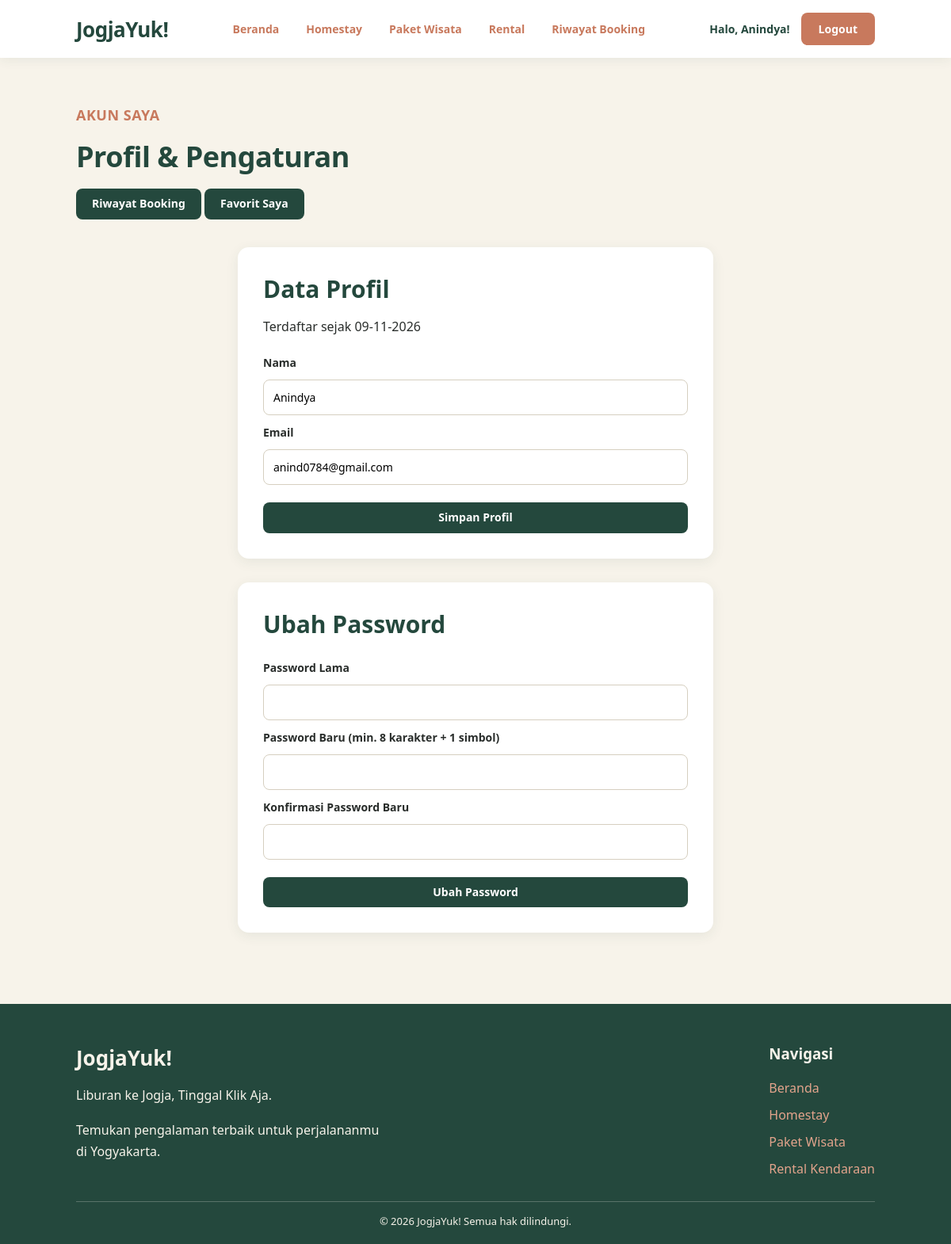
Page /pages/profil.php (signed in) on the committed database.
### tables this page shows
CREATE TABLE `users` (
  `id` int(11) NOT NULL AUTO_INCREMENT,
  `nama` varchar(100) NOT NULL,
  `email` varchar(100) NOT NULL,
  `password` varchar(255) NOT NULL,
  `role` enum('user','admin') DEFAULT 'user',
  `created_at` timestamp NOT NULL DEFAULT current_timestamp(),
  PRIMARY KEY (`id`),
  UNIQUE KEY `email` (`email`)
);

### pages/profil.php (the view, shortened to what this page needs)
<?php
include "../config/helper.php";
$uid = (int) $_SESSION['user_id'];
$user = qOne($koneksi, "SELECT nama, email, created_at FROM users WHERE id = ?", 'i', [$uid]);
?>
<!DOCTYPE html>
<html lang="id">
<head>
    <link rel="stylesheet" href="../assets/css/style.css">
</head>
<body>
    <main class="halaman-katalog">
        <div class="judul-katalog">
            <p class="slogan">Akun Saya</p>
            <h1>Profil &amp; Pengaturan</h1>
            <p>
                <a href="riwayatBooking.php" class="tombol-detail">Riwayat Booking</a>
                <a href="wishlist.php" class="tombol-detail">Favorit Saya</a>
            </p>
        </div>
        <div class="form-booking">
            <h2>Data Profil</h2>
            <p>Terdaftar sejak <?php echo e(date('d-m-Y', strtotime($user['created_at']))); ?></p>
            <form method="POST">
                <label>Nama</label>
                <input type="text" name="nama" maxlength="100" value="<?php echo e($user['nama']); ?>" required>
                <label>Email</label>
                <input type="email" name="email" maxlength="100" value="<?php echo e($user['email']); ?>" required>
                <button type="submit" class="tombol-detail">Simpan Profil</button>
            </form>
        </div>
        <div class="form-booking">
            <h2>Ubah Password</h2>
            <form method="POST">
                <label>Password Lama</label>
                <input type="password" name="password_lama" required>
                <label>Password Baru (min. 8 karakter + 1 simbol)</label>
                <input type="password" name="password_baru" minlength="8" required>
                <label>Konfirmasi Password Baru</label>
                <input type="password" name="password_konfirmasi" minlength="8" required>
                <button type="submit" class="tombol-detail">Ubah Password</button>
            </form>
        </div>
    </main>
</body>
</html>

### assets/css/style.css (style rules this page uses)
:root { --hijau: #24483d; --hijau-gelap: #19372e; --terakota: #c8795d; --terakota-gelap: #b0654a; --krem: #f7f3ea; --krem-gelap: #eee8dc; --teks: #292d2b; --teks-redup: #555b57; --putih: #ffffff; --garis: #e4ddcf; --bayangan: 0 4px 16px rgba(36, 72, 61, 0.08); --bayangan-besar: 0 10px 28px rgba(36, 72, 61, 0.16); --radius: 14px; }
* { box-sizing: border-box; }
html, body { margin: 0; width: 100%; }
html { scroll-behavior: smooth; }
body { font-family: "Segoe UI", system-ui, -apple-system, Arial, sans-serif; background-color: var(--krem); color: var(--teks); overflow-x: hidden; -webkit-font-smoothing: antialiased; }
a { transition: color 0.25s ease, background-color 0.25s ease, transform 0.25s ease, box-shadow 0.25s ease; }
.slogan { color: var(--terakota); font-size: 18px; font-weight: 700; letter-spacing: 0.5px; text-transform: uppercase; margin: 0 0 16px; }
h1 { color: var(--hijau); font-size: 42px; margin-bottom: 10px; }
h2 { color: var(--hijau); font-size: 30px; margin-top: 45px; }
.halaman-katalog { background-color: var(--krem); padding: 60px 8%; min-height: 500px; }
.judul-katalog { margin-bottom: 35px; }
.judul-katalog h1 { color: var(--hijau); font-size: 36px; margin: 10px 0; letter-spacing: -0.5px; }
.judul-katalog > p:last-child { color: var(--teks-redup); line-height: 1.7; }
.tombol-detail { display: inline-block; background-color: var(--hijau); color: white; padding: 11px 20px; border-radius: 8px; text-decoration: none; font-weight: bold; font-size: 14px; font-family: inherit; line-height: 1.2; border: none; cursor: pointer; }
button.tombol-detail { font-size: 14px; }
.form-booking { max-width: 600px; margin: 30px auto; padding: 32px; background-color: white; border-radius: var(--radius); box-shadow: var(--bayangan); }
.form-booking h2 { color: var(--hijau); margin-top: 0; margin-bottom: 10px; }
.form-booking form { display: flex; flex-direction: column; gap: 12px; margin-top: 25px; }
.form-booking label { font-weight: 600; color: var(--teks); font-size: 14px; }
.form-booking input { padding: 12px; border: 1px solid #d6cfc0; border-radius: 8px; font-size: 14px; font-family: inherit; }
.form-booking button { border: none; cursor: pointer; margin-top: 10px; }

### rows in the picture
users: created_at "09-11-2026", nama "Anindya", email "anind0784@gmail.com"

### other values in the picture
$logo "JogjaYuk!"
$v[1] "Homestay"
$v[1] "Paket Wisata"
$v[1] "Rental"
$v[1] "Riwayat Booking"
$_SESSION['nama'] "Anindya"
